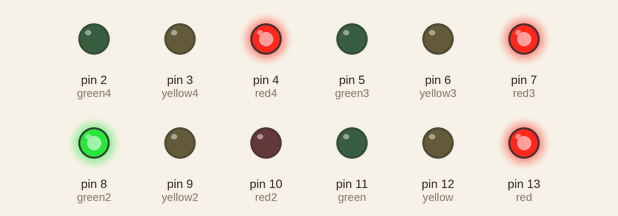
Simulated run of this sketch. Board: Arduino Uno, built with avr-gcc and run on an emulated ATmega328P. On the bench: output pins drawn as LEDs (lit = HIGH).

Above: at 0.1 s.
At 5.1 s:
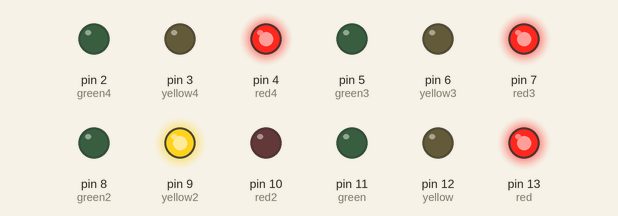
At 12.6 s:
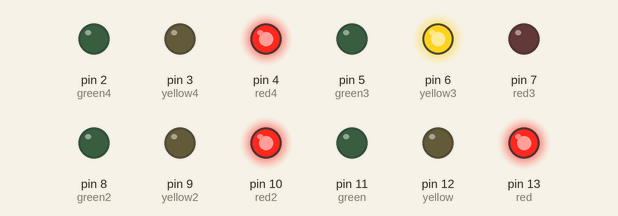
At 20.1 s:
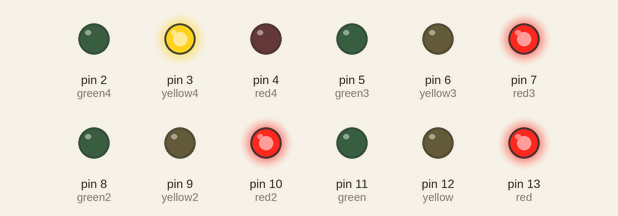
At 27.6 s:
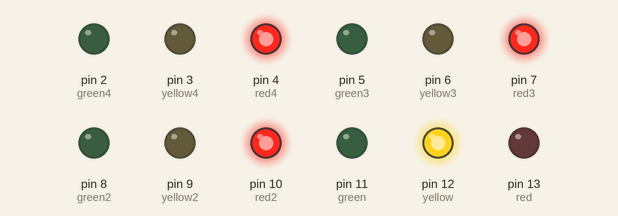
At 37.6 s:
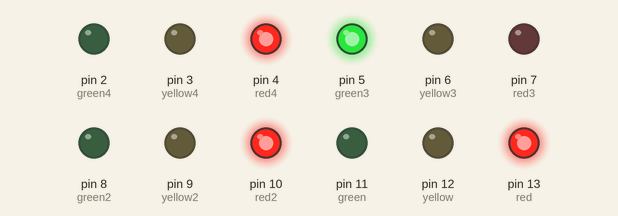
Timing chart, 0 to 39.1 s (numbered marks = the images above):
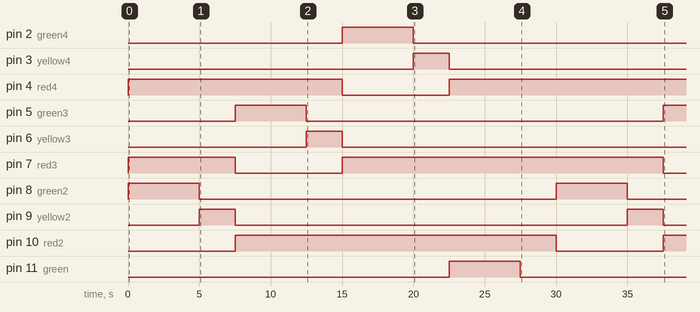

The sketch:

sketch_jun7a.ino
```cpp
const int red = 13;
const int yellow = 12;
const int green = 11;
const int red2 = 10;
const int yellow2 = 9;
const int green2 = 8;
const int red3 = 7;
const int yellow3 = 6;
const int green3 = 5;
const int red4 = 4;
const int yellow4 = 3;
const int green4 = 2;

void setup() {
  pinMode(red, OUTPUT);
  pinMode(yellow, OUTPUT);
  pinMode(green, OUTPUT);
  pinMode(red2, OUTPUT);
  pinMode(yellow2, OUTPUT);
  pinMode(green2, OUTPUT);
  pinMode(red3, OUTPUT);
  pinMode(yellow3, OUTPUT);
  pinMode(green3, OUTPUT);
  pinMode(red4, OUTPUT);
  pinMode(yellow4, OUTPUT);
  pinMode(green4, OUTPUT);
}

void loop() {
  digitalWrite(red, HIGH);
  digitalWrite(red3, HIGH);
  digitalWrite(red4, HIGH);
  digitalWrite(green2, HIGH);
  delay(5000);

  digitalWrite(green2, LOW);
  digitalWrite(yellow2, HIGH);
  delay(2500);

  digitalWrite(yellow2, LOW);
  digitalWrite(red2, HIGH);
  digitalWrite(red3, LOW);
  digitalWrite(green3, HIGH);
  delay(5000);

  digitalWrite(green3, LOW);
  digitalWrite(yellow3, HIGH);
  delay(2500);

  digitalWrite(yellow3, LOW);
  digitalWrite(red4, LOW);
  digitalWrite(green4, HIGH);
  digitalWrite(red3, HIGH);
  delay(5000);

  digitalWrite(green4, LOW);
  digitalWrite(yellow4, HIGH);
  delay(2500);

  digitalWrite(red, LOW);
  digitalWrite(red4, HIGH);
  digitalWrite(yellow4, LOW);
  digitalWrite(green, HIGH);
  delay(5000);

  digitalWrite(green, LOW);
  digitalWrite(yellow, HIGH);
  delay(2500);

  digitalWrite(yellow, LOW);
  digitalWrite(red, HIGH);
  digitalWrite(red2, LOW);
}
```

Measured:
- by itself, pin 2 (green4): LOW → HIGH at 15.0 s, → LOW 5.0 s later
- by itself, pin 3 (yellow4): LOW → HIGH at 20.0 s, → LOW 2.5 s later
- by itself, pin 4 (red4): LOW → HIGH at 0.00 s, → LOW 15.0 s later, → HIGH 7.5 s later
- by itself, pin 5 (green3): LOW → HIGH at 7.5 s, → LOW 5.0 s later, → HIGH 25.0 s later
- by itself, pin 6 (yellow3): LOW → HIGH at 12.5 s, → LOW 2.5 s later
- by itself, pin 7 (red3): LOW → HIGH at 0.00 s, → LOW 7.5 s later, → HIGH 7.5 s later, → LOW 22.5 s later
- by itself, pin 8 (green2): alternates HIGH for 5.0 s and LOW for 25.0 s
- by itself, pin 9 (yellow2): alternates HIGH for 2.5 s and LOW for 27.5 s
